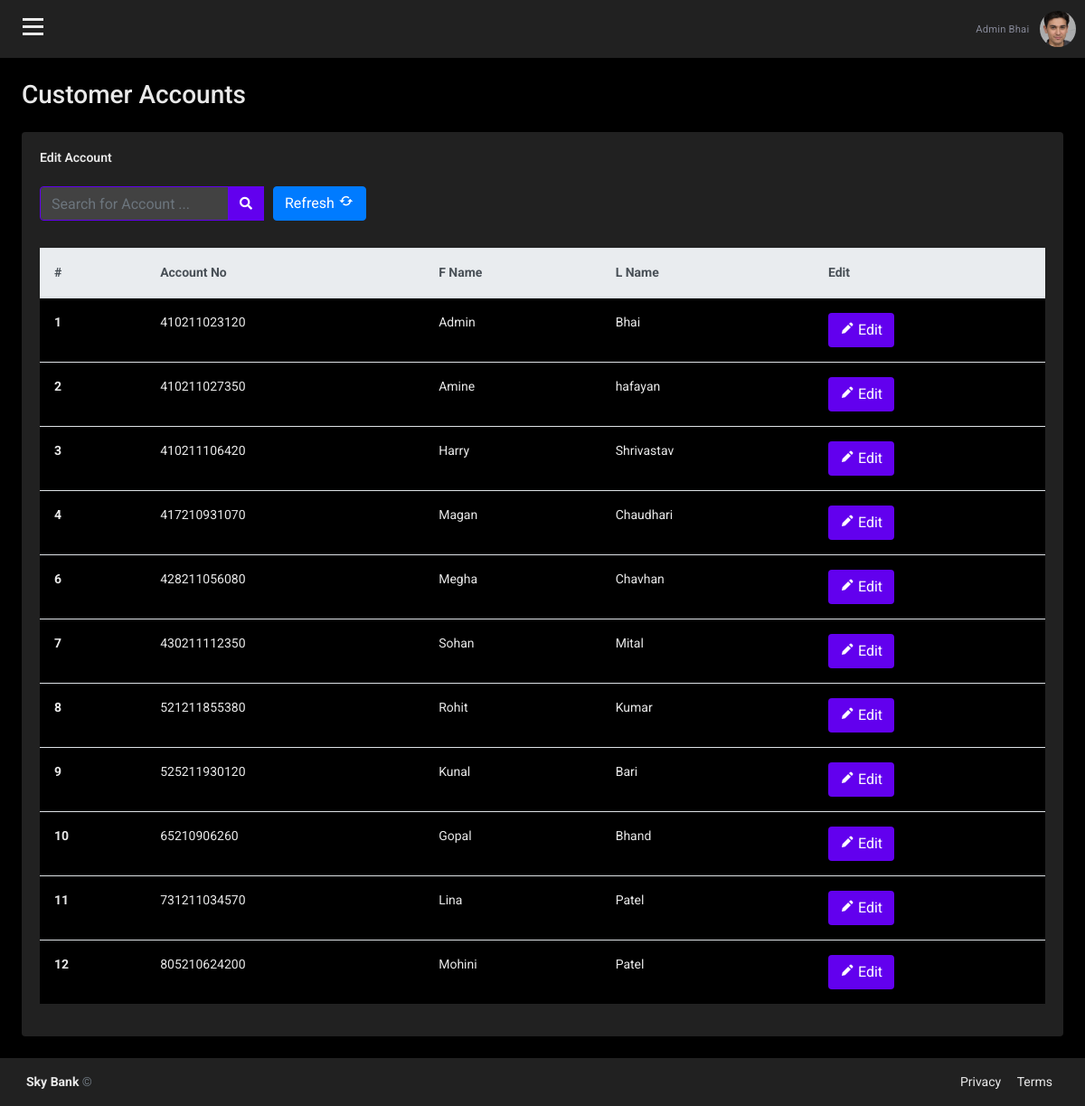
The page /admin/accounts/EditAccount.php (signed in) on the database its author committed.
### tables this page shows
CREATE TABLE `customer_detail` (
  `C_No` int(11) NOT NULL,
  `Account_No` varchar(12) NOT NULL,
  `C_First_Name` text NOT NULL,
  `C_Last_Name` text NOT NULL,
  `Gender` text NOT NULL,
  `C_Father_Name` text NOT NULL,
  `C_Mother_Name` text NOT NULL,
  `C_Birth_Date` date NOT NULL,
  `C_Adhar_No` varchar(12) NOT NULL,
  `C_Pan_No` varchar(10) NOT NULL,
  `C_Mobile_No` varchar(10) NOT NULL,
  `C_Email` varchar(200) NOT NULL,
  `C_Pincode` varchar(6) NOT NULL,
  `C_Adhar_Doc` varchar(500) NOT NULL,
  `C_Pan_Doc` varchar(500) NOT NULL,
  `Create_Date` date NOT NULL DEFAULT current_timestamp(),
  `ProfileColor` varchar(100) NOT NULL,
  `ProfileImage` varchar(400) NOT NULL,
  `Bio` varchar(100) NOT NULL
);

### admin/adminData.php (called while the page is built, shortened)
<?php
    $AccountNo = $_SESSION['accountNo'];
    $query = "SELECT * FROM customer_detail WHERE Account_No = '$AccountNo'";
    $result = mysqli_query($conn, $query) or die(mysqli_error($conn));
    if (mysqli_num_rows($result) > 0) {
        while ($row = mysqli_fetch_assoc($result)) {
            $Fname = $row['C_First_Name'];
            $Lname = $row['C_Last_Name'];
            $Profile = $row['ProfileImage'];
        }
        $Admin = $Fname." ".$Lname;
        $AdminProfileInner = "../../user/".$Profile;
    }
?>

### admin/accounts/EditAccount.php (the view, shortened to what this page needs)
<?php
include "../connection.php";
include "../adminData.php";
?>
<!doctype html>
<html lang="en">
<head>
    <link rel="stylesheet" href="https://stackpath.bootstrapcdn.com/bootstrap/4.1.3/css/bootstrap.min.css">
    <link href='https://unpkg.com/boxicons@2.0.7/css/boxicons.min.css' rel='stylesheet'>
    <link rel="stylesheet" href="https://use.fontawesome.com/releases/v5.7.2/css/all.css">
    <link rel="stylesheet" href="../css/accounts/OpenAccount.css">
</head>
<body class="dark_bg">
    <div id="wrapper">
        <div id="page-content-wrapper">
            <div id="content">
                <div class="container-fluid p-0 px-lg-0 px-md-0">
                    <nav class="navbar navbar-expand navbar-light gray_bg my-navbar">
                        <div type="button" id="bar" class="nav-icon1 hamburger animated fadeInLeft is-closed" data-toggle="offcanvas">
                            <span class="light_bg"></span>
                            <span class="light_bg"></span>
                            <span class="light_bg"></span>
                        </div>
                        <ul class="navbar-nav ml-auto">
                            <li class="nav-item">
                                <a class="nav-link" href="#" role="button">
                                    <span class="mr-2 d-none d-lg-inline text-gray-600 small"><?php echo $Admin ?></span>
                                    <img id="AdminDropdown" class="img-profile rounded-circle" src="<?php echo  $AdminProfileInner; ?>">
                                </a>
                            </li>
                        </ul>
                    </nav>
                    <div class="container-fluid px-lg-4 dark_bg light">
                        <div class="row">
                            <div class="col-md-12 mt-lg-4 mt-4">
                                <div class="d-sm-flex align-items-center justify-content-between mb-4">
                                    <h1 class="h3 mb-0 light">Customer Accounts</h1>
                                </div>
                            </div>
                            <div class="col-md-12">
                                <div class="row">
                                    <div class="col-sm-12">
                                        <div class="card gray_bg">
                                            <div class="card-body ">
                                                <h5 class="card-title light mb-4 ">Edit Account</h5>
                                                <form action="<?php echo htmlspecialchars($_SERVER["PHP_SELF"]); ?>" method="POST" class="d-none d-sm-inline-block form-inline navbar-search">
                                                    <div class="input-group">
                                                        <input id="SearchText" name="SearchText" style="margin: bottom 30px;" type="text" class="form-control lightGray_bg light border-bg" placeholder="Search for Account ..." aria-label="Search">
                                                        <div class="input-group-append">
                                                            <button id="search" name="search" class="btn btn-custo" type="button">
                                                                <i class="fas fa-search fa-sm"></i>
                                                            </button>
                                                        </div>
                                                        <button style="margin-left: 10px;" id="refresh" class="btn btn-primary" type="button" onclick="reload();">
                                                            Refresh <i class="bx bx-refresh bx-10 ico" style="font-size: 18px;"></i>
                                                        </button>
                                                    </div>
                                                </form>
                                                <div class="table-responsive">
                                                    <table id="EditTable" class="table v-middle" style="margin-top: 30px;">
                                                        <thead class="thead-light">
                                                            <tr>
                                                                <th scope="col">#</th>
                                                                <th scope="col">Account No</th>
                                                                <th scope="col">F Name</th>
                                                                <th scope="col">L Name</th>
                                                                <th scope="col">Edit</th>
                                                            </tr>
                                                        </thead>
                                                        <tbody class="dark_bg">
                                                            <?php
                                                            $query = "SELECT * FROM customer_detail";
                                                            $result = mysqli_query($conn, $query) or die("query fail");
                                                            if (mysqli_num_rows($result) > 0) {
                                                                while ($row = mysqli_fetch_assoc($result)) {
                                                            ?>
                                                                    <tr>
                                                                        <th class="light" scope="row"><?php echo $row['C_No']; ?></th>
                                                                        <td class="light"><?php echo $row['Account_No']; ?></td>
                                                                        <td class="light"><?php echo $row['C_First_Name']; ?></td>
                                                                        <td class="light"><?php echo $row['C_Last_Name']; ?></td>
                                                                        <td class="light">
                                                                            <form action="EditCustomer(A).php" method="POST">
                                                                                <button name="EditTable_Edit_btn" type="submit" class="btn btn-custo"><i class="bx bxs-pencil ico"></i> Edit</button>
                                                                            </form>
                                                                        </td>
                                                                    </tr>
                                                            <?php
                                                                }
                                                            }
                                                            ?>
                                                        </tbody>
                                                    </table>
                                                </div>
                                            </div>
                                        </div>
                                    </div>
                                </div>
                            </div>
                        </div>
                    </div>
                </div>
                <footer class="footer gray_bg">
                    <div class="container-fluid">
                        <div class="row text-muted">
                            <div class="col-6 text-left">
                                <p class="mb-0">
                                    <a href="../../index.php" class="text-muted light"><strong>Sky Bank
                                        </strong></a> &copy
                                </p>
                            </div>
                            <div class="col-6 text-right">
                                <ul class="list-inline">
                                    <li class="footer-item">
                                        <a class="text-muted light" href="../../privacypolicy.html">Privacy</a>
                                    </li>
                                    <li class="footer-item">
                                        <a class="text-muted light" href="../../terms.html">Terms</a>
                                    </li>
                                </ul>
                            </div>
                        </div>
                    </div>
                </footer>
            </div>
        </div>
    </div>
</body>
</html>

### admin/css/accounts/OpenAccount.css (style rules this page uses)
:root { --light: #e9e9e9; --dark: #000000; --gray: #212121; --lightGray: #424242; --lightblue: #5300e8; }
.light { color: var(--light) !important; }
.light_bg { background-color: var(--light) !important; }
.dark_bg { background-color: var(--dark) !important; }
.gray_bg { background-color: var(--gray) !important; }
.lightGray_bg { background-color: var(--lightGray) !important; }
.border-bg { border: 1px solid rgba(98,0,238,1); }
body { position: relative; overflow-x: hidden; background: #f7f7fc; font-family: 'Roboto', sans-serif; }
body, html { height: 100%; }
.navbar-nav>li>a, .submenu-box ul li a { color: white !important; text-transform: capitalize; font-size: 14px; padding: 10px 10px 10px 20px !important; display: block; font-weight: 400; position: relative; z-index: 2; font-family: 'Roboto', sans-serif; letter-spacing: .2px; }
.navbar-nav li { display: block !important; margin: 2px 0px; }
.nav-item .nav-link { display: block; color: white !important; text-transform: capitalize; text-decoration: none; padding: 6px 10px; transition: 0.4s ease; }
#page-content-wrapper { width: 100%; transition: all 0.5s ease; }
.nav-icon1 { z-index: 999; position: relative; display: block; width: 23px; margin: 0px 30px 0px 25px; cursor: pointer; height: 25px; }
.nav-icon1 span { position: absolute; top: 0; width: 100%; height: 3px; cursor: pointer; background-color: #5d5d5d; left: 0; transform: rotate(0deg); transition: .30s ease-in-out; }
.nav-icon1 span:nth-of-type(1) { top: 0; }
.nav-icon1 span:nth-of-type(2) { top: 8px; }
.nav-icon1 span:nth-of-type(3) { top: 16px; }
.my-navbar { padding: 0px; background-color: white; box-shadow: 0 1px 1px 0 rgba(0, 0, 0, .16); }
.text-gray-600 { color: #858796 !important; }
.nav-link .img-profile { height: 40px; width: 40px; }
.card { margin-bottom: 24px; border: none; box-shadow: 0 0 0.875rem 0 rgba(33, 37, 41, .05); }
.card-body { flex: 1 1 auto; min-height: 1px; padding: 1.25rem; cursor: pointer; }
.card-title { font-size: .875rem; color: #495057; }
.btn-custo { background-color: rgba(98,0,238,1); color: white; }
.card .card-title { position: relative; font-weight: 600; margin-bottom: 10px; }
.table td, .table th { padding: 1rem; font-size: 14px; color: #333; vertical-align: top; border-top: 1px solid #dee2e6; }
footer.footer { padding: 1rem .875rem; direction: ltr; background: #fff; }
footer.footer ul { margin: 0px; list-style: none; }
.footer ul li { display: inline-block; margin: 0px 7px; }
.text-muted { font-size: 14px; }
.ico { color: white !important; }

### rows shown on the page
customer_detail: Admin "Admin Bhai", ProfileImage (picture), C_No "1", Account_No "410211023120", C_First_Name "Admin", C_Last_Name "Bhai"
customer_detail: C_No "2", Account_No "410211027350", C_First_Name "Amine", C_Last_Name "hafayan"
customer_detail: C_No "3", Account_No "410211106420", C_First_Name "Harry", C_Last_Name "Shrivastav"
customer_detail: C_No "4", Account_No "417210931070", C_First_Name "Magan", C_Last_Name "Chaudhari"
customer_detail: C_No "6", Account_No "428211056080", C_First_Name "Megha", C_Last_Name "Chavhan"
customer_detail: C_No "7", Account_No "430211112350", C_First_Name "Sohan", C_Last_Name "Mital"
customer_detail: C_No "8", Account_No "521211855380", C_First_Name "Rohit", C_Last_Name "Kumar"
customer_detail: C_No "9", Account_No "525211930120", C_First_Name "Kunal", C_Last_Name "Bari"
customer_detail: C_No "10", Account_No "65210906260", C_First_Name "Gopal", C_Last_Name "Bhand"
customer_detail: C_No "11", Account_No "731211034570", C_First_Name "Lina", C_Last_Name "Patel"
customer_detail: C_No "12", Account_No "805210624200", C_First_Name "Mohini", C_Last_Name "Patel"
